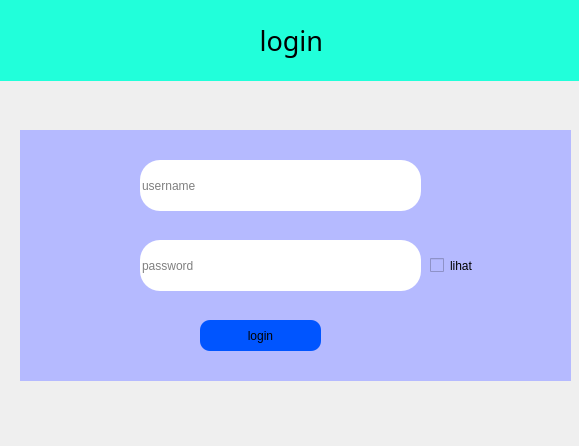
<?xml version="1.0" encoding="UTF-8"?>
<ui version="4.0">
 <class>Form</class>
 <widget class="QWidget" name="Form">
  <property name="geometry">
   <rect>
    <x>0</x>
    <y>0</y>
    <width>579</width>
    <height>446</height>
   </rect>
  </property>
  <property name="windowTitle">
   <string>Form</string>
  </property>
  <widget class="QLabel" name="label">
   <property name="geometry">
    <rect>
     <x>0</x>
     <y>0</y>
     <width>581</width>
     <height>81</height>
    </rect>
   </property>
   <property name="font">
    <font>
     <family>Algerian</family>
     <pointsize>20</pointsize>
    </font>
   </property>
   <property name="styleSheet">
    <string notr="true">background-color: rgb(33, 255, 218);</string>
   </property>
   <property name="text">
    <string>                                     login</string>
   </property>
  </widget>
  <widget class="QGroupBox" name="groupBox">
   <property name="geometry">
    <rect>
     <x>20</x>
     <y>130</y>
     <width>551</width>
     <height>251</height>
    </rect>
   </property>
   <property name="styleSheet">
    <string notr="true">background-color: rgb(181, 186, 255);
border-color: rgb(0, 0, 0);
border: 3px;</string>
   </property>
   <property name="title">
    <string/>
   </property>
   <widget class="QLineEdit" name="username">
    <property name="geometry">
     <rect>
      <x>120</x>
      <y>30</y>
      <width>281</width>
      <height>51</height>
     </rect>
    </property>
    <property name="styleSheet">
     <string notr="true">background-color: rgb(255, 255, 255);
border-radius: 20px;</string>
    </property>
    <property name="placeholderText">
     <string>username</string>
    </property>
   </widget>
   <widget class="QLineEdit" name="password">
    <property name="geometry">
     <rect>
      <x>120</x>
      <y>110</y>
      <width>281</width>
      <height>51</height>
     </rect>
    </property>
    <property name="styleSheet">
     <string notr="true">background-color: rgb(255, 255, 255);
border-radius: 20px;</string>
    </property>
    <property name="echoMode">
     <enum>QLineEdit::Password</enum>
    </property>
    <property name="placeholderText">
     <string>password</string>
    </property>
   </widget>
   <widget class="QPushButton" name="masuk">
    <property name="geometry">
     <rect>
      <x>180</x>
      <y>190</y>
      <width>121</width>
      <height>31</height>
     </rect>
    </property>
    <property name="styleSheet">
     <string notr="true">background-color: rgb(0, 85, 255);
border-radius: 10px;</string>
    </property>
    <property name="text">
     <string>login</string>
    </property>
   </widget>
   <widget class="QLabel" name="cek2">
    <property name="geometry">
     <rect>
      <x>120</x>
      <y>90</y>
      <width>211</width>
      <height>16</height>
     </rect>
    </property>
    <property name="font">
     <font>
      <family>Arial</family>
      <italic>true</italic>
     </font>
    </property>
    <property name="styleSheet">
     <string notr="true">color: rgb(255, 0, 0);</string>
    </property>
    <property name="text">
     <string/>
    </property>
   </widget>
   <widget class="QCheckBox" name="lihat">
    <property name="geometry">
     <rect>
      <x>410</x>
      <y>120</y>
      <width>101</width>
      <height>31</height>
     </rect>
    </property>
    <property name="text">
     <string>lihat</string>
    </property>
   </widget>
   <widget class="QLabel" name="cek">
    <property name="geometry">
     <rect>
      <x>10</x>
      <y>230</y>
      <width>151</width>
      <height>16</height>
     </rect>
    </property>
    <property name="text">
     <string/>
    </property>
   </widget>
  </widget>
 </widget>
 <resources/>
 <connections/>
</ui>
